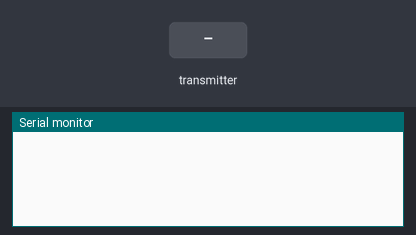
Simulated run of this sketch. Board: Arduino Uno, built with avr-gcc and run on an emulated ATmega328P. Parts: the last lines printed to the serial monitor. The test bench sets the inputs (shaded band). No radio packets arrive unless stated.

Above: at 1.2 s.
1.3 s: the transmitter starts sending data.0 = 0
At 1.37 s:
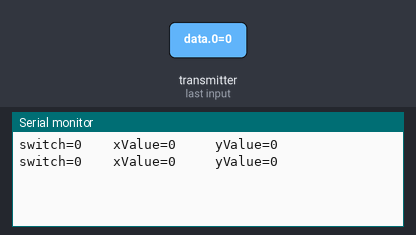
3.2 s: the transmitter starts sending data.1 = 256
At 3.37 s:
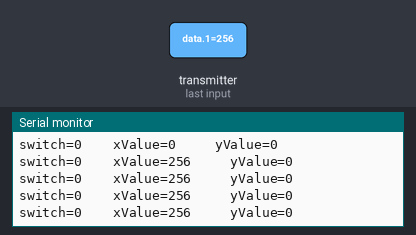
4.7 s: the transmitter starts sending data.2 = 256
At 4.87 s:
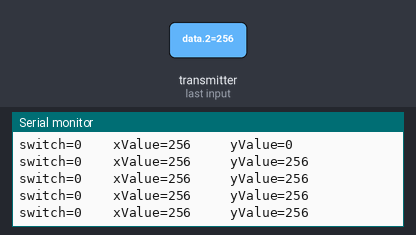
6.2 s: the transmitter starts sending data.0 = 256
At 6.42 s:
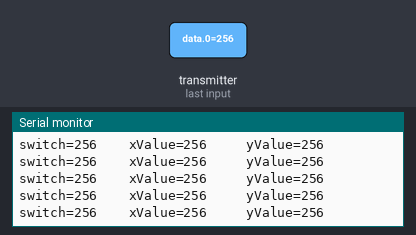

Measured:
- after the input at 1.3 s, the serial monitor: prints a new line at once (image 1)
- after the input at 3.2 s, the serial monitor: prints a new line at once (image 2)
- after the input at 4.7 s, the serial monitor: prints a new line at once (image 3)
- after the input at 6.2 s, the serial monitor: prints a new line at once (image 4)

The sketch:

JoystickWirelessReciver.ino
```cpp
#include <SPI.h>
#include <RF24.h>

RF24 radio(9,10);
const uint64_t pipe=  0xF0F0F0F0E1;
int data[10];

int switchValue=1;
int xValue=500;
int yValue=500;

void setup(void)
{
  Serial.begin(9600);
  radio.begin();
  radio.setRetries(15,15);
  radio.openReadingPipe(1,pipe);
  radio.startListening();
}

void loop(void)
{
    if ( radio.available() )
    {
      radio.read( &data, sizeof(data));
      switchValue=data[0];
      xValue=data[1];
      yValue=data[2];
      ShowData();
      delay(10);
    }
}

void ShowData()
{
  Serial.print("switch=" + String(switchValue) + "    xValue=" + String(xValue) + "     yValue=" + String(yValue));
  Serial.println("");
}
```
